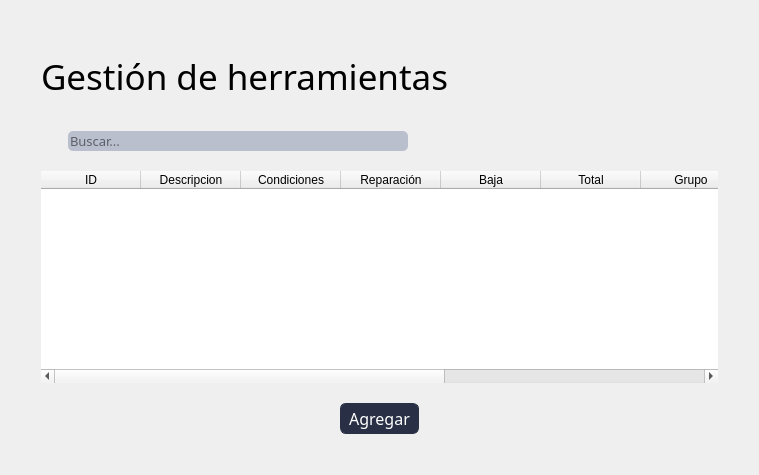
<?xml version="1.0" encoding="UTF-8"?>
<ui version="4.0">
 <class>Form</class>
 <widget class="QWidget" name="Form">
  <property name="geometry">
   <rect>
    <x>0</x>
    <y>0</y>
    <width>759</width>
    <height>475</height>
   </rect>
  </property>
  <property name="windowTitle">
   <string>Form</string>
  </property>
  <property name="styleSheet">
   <string notr="true">*{
    font-family: 'Oswald', sans-serif;
    font-weight: 400;
}

QMenuBar{
    background-color: #293045;
    padding: 0;    
    font-size: 14px;
    color:white;
}

QMenuBar:item{
    padding: 17px;
    border-radius: 10px;

}

QMenuBar:item:selected{
    background-color: #768AC5;
    color:black;
    border-radius: 5px;
    margin: 10px;
    
    

}

QMenu{
    background-color: #293045;

    color: white;
}

QMenu:item{
    padding: 5px;
    border-radius: 5px;
}

QMenu:item:selected{
    background-color: #768AC5;
    color:white;

}
Qmenu#icon{
   icon:size 40px; 
    
}


QRadioButton:indicator{
    border-style: solid;
    border-color:  #293045;
    border-radius: 6%;
    border-width:  2px;
    background-color: #BABFCE;
}
QRadioButton::indicator:checked{
    background-color: #768AC5;
}

#label{
    font-size: 35px;
}

#usuariosLabel{
    font-size: 14px;
}

#contraseALabel{
    font-size: 14px;
}

#usuariosLineEdit{
    width: 170px;
    height: 20px;
    border-radius: 10px;
}

#passwordLineEdit{
    width: 170px;
    height: 20px;
    border-radius: 10px;
}

#labelprofesores{
    font-size: 26px;
}

QLineEdit{
    border-radius: 5px;
    background-color: #BABFCE;
    
}

#title{
    width: 100px;
    height: 200px;
}



QPushButton{
    border-color:#293045;
    border-style: solid;
    border-width: 1px;
    border-radius: 6px;
    background-color: #293045;
    color:#ffffff;
    padding: 3px 8px;

}
QPushButton:hover{
    background-color:#768AC5;
    color:#293045;
}
QPushButton:pressed {
    background-color: #293045;

}

#pushButton_5{
    padding: 10px;
    background-color: #768AC5;
    border-radius: 15%;
}

</string>
  </property>
  <layout class="QHBoxLayout" name="horizontalLayout_3">
   <item>
    <layout class="QVBoxLayout" name="verticalLayout">
     <property name="spacing">
      <number>20</number>
     </property>
     <property name="leftMargin">
      <number>30</number>
     </property>
     <property name="topMargin">
      <number>30</number>
     </property>
     <property name="rightMargin">
      <number>30</number>
     </property>
     <property name="bottomMargin">
      <number>30</number>
     </property>
     <item>
      <widget class="QLabel" name="label">
       <property name="sizePolicy">
        <sizepolicy hsizetype="Fixed" vsizetype="Fixed">
         <horstretch>0</horstretch>
         <verstretch>0</verstretch>
        </sizepolicy>
       </property>
       <property name="minimumSize">
        <size>
         <width>0</width>
         <height>70</height>
        </size>
       </property>
       <property name="font">
        <font>
         <family>Oswald</family>
         <pointsize>-1</pointsize>
         <bold>false</bold>
        </font>
       </property>
       <property name="text">
        <string>Gestión de herramientas</string>
       </property>
      </widget>
     </item>
     <item>
      <layout class="QHBoxLayout" name="horizontalLayout_2">
       <item>
        <widget class="QLabel" name="label_2">
         <property name="sizePolicy">
          <sizepolicy hsizetype="Fixed" vsizetype="Fixed">
           <horstretch>0</horstretch>
           <verstretch>0</verstretch>
          </sizepolicy>
         </property>
         <property name="text">
          <string/>
         </property>
         <property name="pixmap">
          <pixmap>lupa.png</pixmap>
         </property>
        </widget>
       </item>
       <item>
        <widget class="QLineEdit" name="lineEdit">
         <property name="sizePolicy">
          <sizepolicy hsizetype="Maximum" vsizetype="Fixed">
           <horstretch>0</horstretch>
           <verstretch>0</verstretch>
          </sizepolicy>
         </property>
         <property name="minimumSize">
          <size>
           <width>340</width>
           <height>0</height>
          </size>
         </property>
         <property name="font">
          <font>
           <family>Oswald</family>
           <pointsize>10</pointsize>
           <bold>false</bold>
          </font>
         </property>
         <property name="styleSheet">
          <string notr="true"/>
         </property>
         <property name="placeholderText">
          <string>Buscar...</string>
         </property>
        </widget>
       </item>
       <item>
        <spacer name="horizontalSpacer_2">
         <property name="orientation">
          <enum>Qt::Horizontal</enum>
         </property>
         <property name="sizeHint" stdset="0">
          <size>
           <width>40</width>
           <height>20</height>
          </size>
         </property>
        </spacer>
       </item>
      </layout>
     </item>
     <item>
      <widget class="QTableWidget" name="stock">
       <property name="sizePolicy">
        <sizepolicy hsizetype="Expanding" vsizetype="Expanding">
         <horstretch>0</horstretch>
         <verstretch>0</verstretch>
        </sizepolicy>
       </property>
       <property name="frameShape">
        <enum>QFrame::NoFrame</enum>
       </property>
       <property name="frameShadow">
        <enum>QFrame::Plain</enum>
       </property>
       <property name="sortingEnabled">
        <bool>true</bool>
       </property>
       <attribute name="horizontalHeaderStretchLastSection">
        <bool>false</bool>
       </attribute>
       <attribute name="verticalHeaderVisible">
        <bool>false</bool>
       </attribute>
       <attribute name="verticalHeaderCascadingSectionResizes">
        <bool>false</bool>
       </attribute>
       <column>
        <property name="text">
         <string>ID</string>
        </property>
       </column>
       <column>
        <property name="text">
         <string>Descripcion</string>
        </property>
       </column>
       <column>
        <property name="text">
         <string>Condiciones</string>
        </property>
       </column>
       <column>
        <property name="text">
         <string>Reparación</string>
        </property>
       </column>
       <column>
        <property name="text">
         <string>Baja</string>
        </property>
       </column>
       <column>
        <property name="text">
         <string>Total</string>
        </property>
       </column>
       <column>
        <property name="text">
         <string>Grupo</string>
        </property>
       </column>
       <column>
        <property name="text">
         <string>Subgrupo</string>
        </property>
       </column>
       <column>
        <property name="text">
         <string>-</string>
        </property>
       </column>
       <column>
        <property name="text">
         <string>-</string>
        </property>
       </column>
      </widget>
     </item>
     <item>
      <layout class="QHBoxLayout" name="horizontalLayout">
       <property name="leftMargin">
        <number>60</number>
       </property>
       <property name="rightMargin">
        <number>60</number>
       </property>
       <item>
        <spacer name="horizontalSpacer_3">
         <property name="orientation">
          <enum>Qt::Horizontal</enum>
         </property>
         <property name="sizeHint" stdset="0">
          <size>
           <width>40</width>
           <height>20</height>
          </size>
         </property>
        </spacer>
       </item>
       <item>
        <widget class="QPushButton" name="pushButton_2">
         <property name="font">
          <font>
           <family>Oswald</family>
           <pointsize>12</pointsize>
           <bold>false</bold>
          </font>
         </property>
         <property name="text">
          <string>Agregar</string>
         </property>
        </widget>
       </item>
       <item>
        <spacer name="horizontalSpacer">
         <property name="orientation">
          <enum>Qt::Horizontal</enum>
         </property>
         <property name="sizeHint" stdset="0">
          <size>
           <width>40</width>
           <height>20</height>
          </size>
         </property>
        </spacer>
       </item>
      </layout>
     </item>
    </layout>
   </item>
  </layout>
 </widget>
 <resources/>
 <connections/>
</ui>
